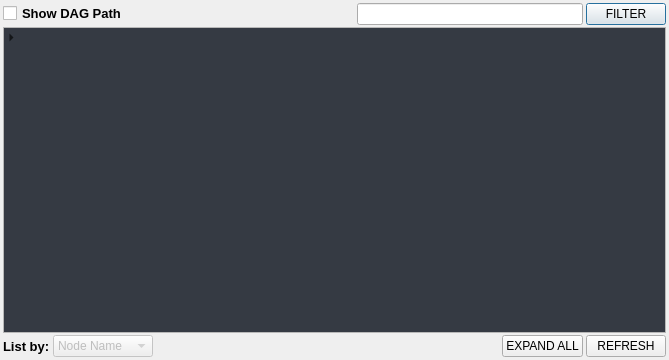
<?xml version="1.0" encoding="UTF-8"?>
<ui version="4.0">
 <class>Dialog</class>
 <widget class="QDialog" name="Dialog">
  <property name="geometry">
   <rect>
    <x>0</x>
    <y>0</y>
    <width>669</width>
    <height>360</height>
   </rect>
  </property>
  <property name="windowTitle">
   <string>RefWrangler</string>
  </property>
  <layout class="QVBoxLayout" name="verticalLayout">
   <property name="spacing">
    <number>2</number>
   </property>
   <property name="margin">
    <number>3</number>
   </property>
   <item>
    <layout class="QHBoxLayout" name="horizontalLayout">
     <property name="spacing">
      <number>3</number>
     </property>
     <item>
      <widget class="QCheckBox" name="showDagCHK">
       <property name="font">
        <font>
         <pointsize>10</pointsize>
         <weight>75</weight>
         <bold>true</bold>
        </font>
       </property>
       <property name="text">
        <string>Show DAG Path</string>
       </property>
      </widget>
     </item>
     <item>
      <spacer name="horizontalSpacer">
       <property name="orientation">
        <enum>Qt::Horizontal</enum>
       </property>
       <property name="sizeHint" stdset="0">
        <size>
         <width>40</width>
         <height>20</height>
        </size>
       </property>
      </spacer>
     </item>
     <item>
      <widget class="QLineEdit" name="filterLINE"/>
     </item>
     <item>
      <widget class="QPushButton" name="filterBTN">
       <property name="text">
        <string>FILTER</string>
       </property>
      </widget>
     </item>
    </layout>
   </item>
   <item>
    <widget class="QTreeWidget" name="tree">
     <property name="palette">
      <palette>
       <active>
        <colorrole role="Base">
         <brush brushstyle="SolidPattern">
          <color alpha="255">
           <red>53</red>
           <green>58</green>
           <blue>67</blue>
          </color>
         </brush>
        </colorrole>
        <colorrole role="Highlight">
         <brush brushstyle="SolidPattern">
          <color alpha="255">
           <red>78</red>
           <green>86</green>
           <blue>99</blue>
          </color>
         </brush>
        </colorrole>
       </active>
       <inactive>
        <colorrole role="Base">
         <brush brushstyle="SolidPattern">
          <color alpha="255">
           <red>53</red>
           <green>58</green>
           <blue>67</blue>
          </color>
         </brush>
        </colorrole>
        <colorrole role="Highlight">
         <brush brushstyle="SolidPattern">
          <color alpha="255">
           <red>78</red>
           <green>86</green>
           <blue>99</blue>
          </color>
         </brush>
        </colorrole>
       </inactive>
       <disabled>
        <colorrole role="Base">
         <brush brushstyle="SolidPattern">
          <color alpha="255">
           <red>240</red>
           <green>240</green>
           <blue>240</blue>
          </color>
         </brush>
        </colorrole>
        <colorrole role="Highlight">
         <brush brushstyle="SolidPattern">
          <color alpha="255">
           <red>51</red>
           <green>153</green>
           <blue>255</blue>
          </color>
         </brush>
        </colorrole>
       </disabled>
      </palette>
     </property>
     <property name="font">
      <font>
       <pointsize>12</pointsize>
       <weight>75</weight>
       <bold>true</bold>
      </font>
     </property>
     <property name="showDropIndicator" stdset="0">
      <bool>false</bool>
     </property>
     <property name="dragDropMode">
      <enum>QAbstractItemView::NoDragDrop</enum>
     </property>
     <property name="alternatingRowColors">
      <bool>false</bool>
     </property>
     <property name="selectionMode">
      <enum>QAbstractItemView::ExtendedSelection</enum>
     </property>
     <property name="iconSize">
      <size>
       <width>20</width>
       <height>20</height>
      </size>
     </property>
     <property name="indentation">
      <number>15</number>
     </property>
     <property name="rootIsDecorated">
      <bool>true</bool>
     </property>
     <property name="animated">
      <bool>true</bool>
     </property>
     <property name="columnCount">
      <number>1</number>
     </property>
     <attribute name="headerVisible">
      <bool>false</bool>
     </attribute>
     <column>
      <property name="text">
       <string>icon</string>
      </property>
     </column>
     <item>
      <property name="text">
       <string/>
      </property>
      <item>
       <property name="text">
        <string>test attr</string>
       </property>
      </item>
     </item>
    </widget>
   </item>
   <item>
    <layout class="QHBoxLayout" name="horizontalLayout_2">
     <property name="spacing">
      <number>3</number>
     </property>
     <item>
      <widget class="QLabel" name="listByLBL">
       <property name="font">
        <font>
         <pointsize>10</pointsize>
         <weight>75</weight>
         <bold>true</bold>
        </font>
       </property>
       <property name="text">
        <string>List by:</string>
       </property>
      </widget>
     </item>
     <item>
      <widget class="QComboBox" name="listByCMB">
       <property name="enabled">
        <bool>false</bool>
       </property>
       <property name="minimumSize">
        <size>
         <width>99</width>
         <height>0</height>
        </size>
       </property>
       <property name="maximumSize">
        <size>
         <width>100</width>
         <height>16777215</height>
        </size>
       </property>
       <item>
        <property name="text">
         <string>Node Name</string>
        </property>
       </item>
       <item>
        <property name="text">
         <string>Attribute Name</string>
        </property>
       </item>
      </widget>
     </item>
     <item>
      <spacer name="horizontalSpacer_2">
       <property name="orientation">
        <enum>Qt::Horizontal</enum>
       </property>
       <property name="sizeHint" stdset="0">
        <size>
         <width>40</width>
         <height>20</height>
        </size>
       </property>
      </spacer>
     </item>
     <item>
      <widget class="QPushButton" name="expandBTN">
       <property name="text">
        <string>EXPAND ALL</string>
       </property>
      </widget>
     </item>
     <item>
      <widget class="QPushButton" name="refreshBTN">
       <property name="text">
        <string>REFRESH</string>
       </property>
      </widget>
     </item>
    </layout>
   </item>
  </layout>
 </widget>
 <resources/>
 <connections/>
</ui>
